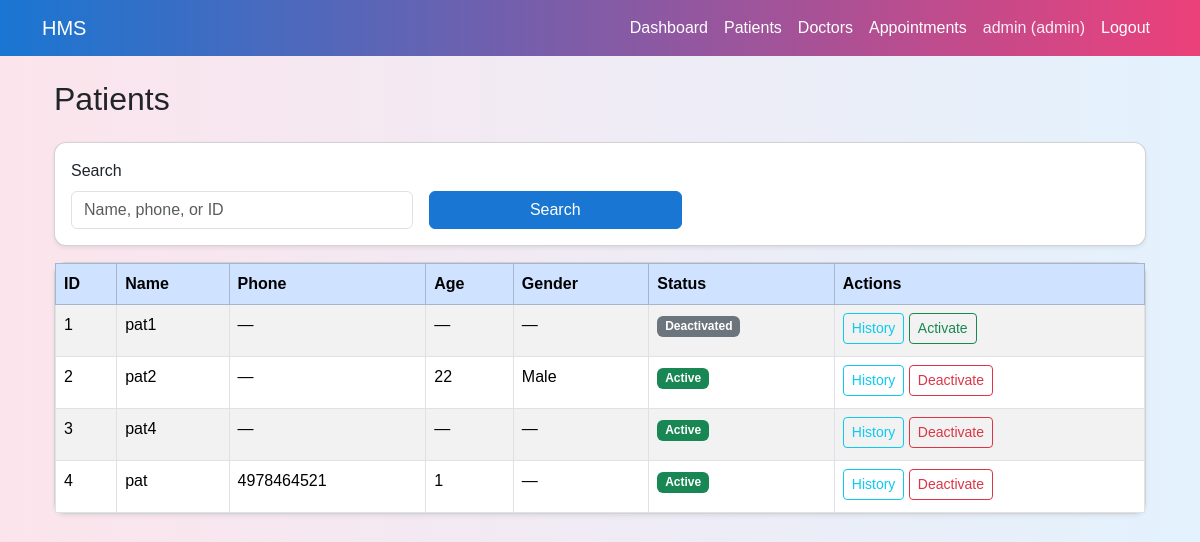
Screenshot of /admin/patients (signed in) with the database file from the repository.
### models.py (models this page shows, shortened)
class Patient(db.Model):
    __tablename__="patients"
    id=db.Column(db.Integer,primary_key=True)
    user_id=db.Column(db.Integer,db.ForeignKey("users.id"),nullable=False)
    full_name=db.Column(db.String(120), nullable=False)
    age= db.Column(db.Integer)
    gender=db.Column(db.String(10))
    phone=db.Column(db.String(20))
    address=db.Column(db.String(255))
    is_balcklisted=db.Column(db.Boolean,default=False)
    user=db.relationship("User",back_populates="patient_profile")
    appointments=db.relationship("Appointment",back_populates="patient")

### app.py (the view, shortened to what this page needs)
    @app.route('/admin/patients')
    def admin_patients():
        if session.get('role') !="admin":
            return redirect(url_for('login'))
        search = request.args.get('search', '').strip()
        query = Patient.query
        patients = query.order_by(Patient.id).all()
        return render_template(
            "admin_patients.html",
            patients=patients,
            search=search
        )

### templates/admin_patients.html
{% extends "base.html" %}
{% block content %}
<div class="container mt-4">
  <div class="d-flex justify-content-between align-items-center mb-3">
    <h2>Patients</h2>
  </div>
  <div class="card shadow-sm mb-3">
    <div class="card-body">
      <form method="get" class="row g-3 align-items-end">
        <div class="col-md-4">
          <label class="form-label">Search</label>
          <input type="text"
                 class="form-control"
                 name="search"
                 placeholder="Name, phone, or ID"
                 value="{{ search or '' }}">
        </div>
        <div class="col-md-3 d-grid">
          <button type="submit" class="btn btn-primary mt-2">
            Search
          </button>
        </div>
      </form>
    </div>
  </div>
  <div class="card shadow-sm">
    <div class="card-body p-0">
      {% if patients %}
      <table class="table table-striped table-bordered mb-0">
        <thead class="table-primary">
          <tr>
            <th>ID</th>
            <th>Name</th>
            <th>Phone</th>
            <th>Age</th>
            <th>Gender</th>
            <th>Status</th>
            <th>Actions</th>
          </tr>
        </thead>
        <tbody>
        {% for p in patients %}
          <tr>
            <td>{{ p.id }}</td>
            <td>{{ p.full_name }}</td>
            <td>{{ p.phone or '—' }}</td>
            <td>{{ p.age or '—' }}</td>
            <td>{{ p.gender or '—' }}</td>
            <td>
              {% if p.user.is_active %}
                <span class="badge bg-success">Active</span>
              {% else %}
                <span class="badge bg-secondary">Deactivated</span>
              {% endif %}
            </td>
            <td>
              <a href="{{ url_for('admin_patient_history', patient_id=p.id) }}"
                 class="btn btn-sm btn-outline-info mb-1">
                History
              </a>
              {% if p.user.is_active %}
              <a href="{{ url_for('admin_toggle_patient', patient_id=p.id) }}"
                 class="btn btn-sm btn-outline-danger mb-1">
                Deactivate
              </a>
              {% else %}
              <a href="{{ url_for('admin_toggle_patient', patient_id=p.id) }}"
                 class="btn btn-sm btn-outline-success mb-1">
                Activate
              </a>
              {% endif %}
            </td>
          </tr>
        {% endfor %}
        </tbody>
      </table>
      {% else %}
      <div class="p-3 text-muted">
        No patients found.
      </div>
      {% endif %}
    </div>
  </div>
</div>
{% endblock %}

### static/css/styles.css (style rules this page uses)
body { font-family: Arial, sans-serif; }

### templates/base.html (style rules this page uses)
body { background: linear-gradient(90deg, #fce4ec, #e3f2fd); min-height: 100vh; }
.card { border-radius: 12px; box-shadow: 0 4px 12px rgba(0, 0, 0, 0.08); }
.btn-primary { background-color: #1976d2; border-color: #1976d2; }

### rows the page displays
Patient: id "1", full_name "pat1", phone "—", age "—", gender "—", shows "Deactivated"
Patient: id "2", full_name "pat2", phone "—", age "22", gender "Male", shows "Active"
Patient: id "3", full_name "pat4", phone "—", age "—", gender "—", shows "Active"
Patient: id "4", full_name "pat", phone "4978464521", age "1", gender "—", shows "Active"

### other values shown
{{ session.get('username') }} "admin"
{{ session.get('role') }} "admin"
